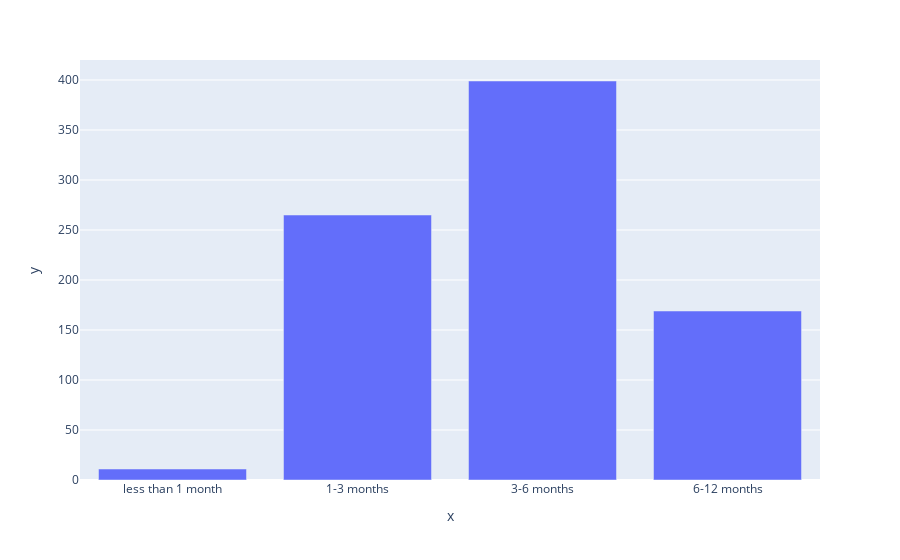

Here is the notebook cell this chart was saved with:
### Code cell
#построим интерактивный график по получившимся категориям
px.bar(x=unique_clients.category, y=unique_clients.clients)

### Figure 1 — Plotly figure (JSON) as saved in the notebook; plotly's stock layout.template omitted (floating-point values rounded to 4 significant figures)
{"data": [{"alignmentgroup": "True", "hovertemplate": "x=%{x}<br>y=%{y}<extra></extra>", "legendgroup": "", "marker": {"color": "#636efa", "pattern": {"shape": ""}}, "name": "", "offsetgroup": "", "orientation": "v", "showlegend": false, "textposition": "auto", "type": "bar", "x": ["less than 1 month", "1-3 months", "3-6 months", "6-12 months"], "xaxis": "x", "y": [11, 265, 399, 169], "yaxis": "y"}], "layout": {"barmode": "relative", "legend": {"tracegroupgap": 0}, "margin": {"t": 60}, "xaxis": {"anchor": "y", "domain": [0, 1], "title": {"text": "x"}}, "yaxis": {"anchor": "x", "domain": [0, 1], "title": {"text": "y"}}}}
